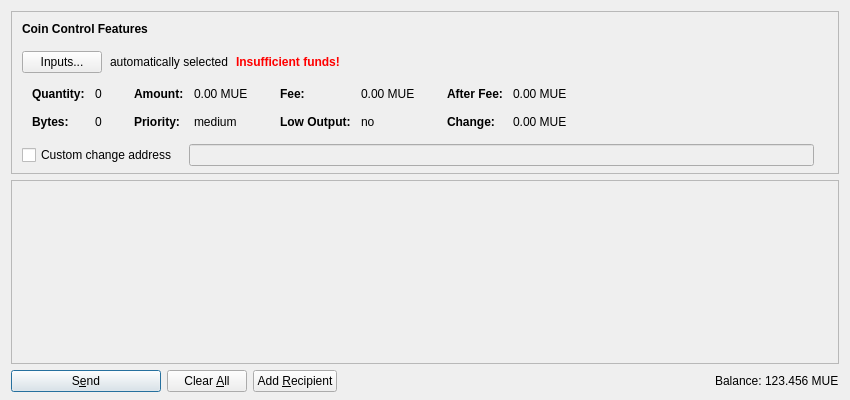
<?xml version="1.0" encoding="UTF-8"?>
<ui version="4.0">
 <class>SendCoinsDialog</class>
 <widget class="QDialog" name="SendCoinsDialog">
  <property name="geometry">
   <rect>
    <x>0</x>
    <y>0</y>
    <width>850</width>
    <height>400</height>
   </rect>
  </property>
  <property name="windowTitle">
   <string>Send Coins</string>
  </property>
  <layout class="QVBoxLayout" name="verticalLayout" stretch="0,1,0">
   <property name="bottomMargin">
    <number>8</number>
   </property>
   <item>
    <widget class="QFrame" name="frameCoinControl">
     <property name="sizePolicy">
      <sizepolicy hsizetype="Expanding" vsizetype="Expanding">
       <horstretch>0</horstretch>
       <verstretch>0</verstretch>
      </sizepolicy>
     </property>
     <property name="maximumSize">
      <size>
       <width>16777215</width>
       <height>16777215</height>
      </size>
     </property>
     <property name="frameShape">
      <enum>QFrame::StyledPanel</enum>
     </property>
     <property name="frameShadow">
      <enum>QFrame::Sunken</enum>
     </property>
     <layout class="QVBoxLayout" name="verticalLayoutCoinControl2">
      <property name="spacing">
       <number>0</number>
      </property>
      <property name="leftMargin">
       <number>0</number>
      </property>
      <property name="topMargin">
       <number>0</number>
      </property>
      <property name="rightMargin">
       <number>0</number>
      </property>
      <property name="bottomMargin">
       <number>6</number>
      </property>
      <item>
       <layout class="QVBoxLayout" name="verticalLayoutCoinControl" stretch="0,0,0,0,1">
        <property name="spacing">
         <number>0</number>
        </property>
        <property name="leftMargin">
         <number>10</number>
        </property>
        <property name="topMargin">
         <number>10</number>
        </property>
        <item>
         <layout class="QHBoxLayout" name="horizontalLayoutCoinControl1">
          <property name="bottomMargin">
           <number>15</number>
          </property>
          <item>
           <widget class="QLabel" name="labelCoinControlFeatures">
            <property name="sizePolicy">
             <sizepolicy hsizetype="Preferred" vsizetype="Maximum">
              <horstretch>0</horstretch>
              <verstretch>0</verstretch>
             </sizepolicy>
            </property>
            <property name="font">
             <font>
              <weight>75</weight>
              <bold>true</bold>
             </font>
            </property>
            <property name="styleSheet">
             <string notr="true">font-weight:bold;</string>
            </property>
            <property name="text">
             <string>Coin Control Features</string>
            </property>
           </widget>
          </item>
         </layout>
        </item>
        <item>
         <layout class="QHBoxLayout" name="horizontalLayoutCoinControl2" stretch="0,0,0,0">
          <property name="spacing">
           <number>8</number>
          </property>
          <property name="bottomMargin">
           <number>10</number>
          </property>
          <item>
           <widget class="QPushButton" name="pushButtonCoinControl">
            <property name="styleSheet">
             <string notr="true"/>
            </property>
            <property name="text">
             <string>Inputs...</string>
            </property>
           </widget>
          </item>
          <item>
           <widget class="QLabel" name="labelCoinControlAutomaticallySelected">
            <property name="text">
             <string>automatically selected</string>
            </property>
            <property name="margin">
             <number>5</number>
            </property>
           </widget>
          </item>
          <item>
           <widget class="QLabel" name="labelCoinControlInsuffFunds">
            <property name="font">
             <font>
              <weight>75</weight>
              <bold>true</bold>
             </font>
            </property>
            <property name="styleSheet">
             <string notr="true">color:red;font-weight:bold;</string>
            </property>
            <property name="text">
             <string>Insufficient funds!</string>
            </property>
            <property name="margin">
             <number>5</number>
            </property>
           </widget>
          </item>
          <item>
           <spacer name="horizontalSpacerCoinControl">
            <property name="orientation">
             <enum>Qt::Horizontal</enum>
            </property>
            <property name="sizeHint" stdset="0">
             <size>
              <width>40</width>
              <height>1</height>
             </size>
            </property>
           </spacer>
          </item>
         </layout>
        </item>
        <item>
         <widget class="QWidget" name="widgetCoinControl" native="true">
          <property name="sizePolicy">
           <sizepolicy hsizetype="Preferred" vsizetype="Preferred">
            <horstretch>0</horstretch>
            <verstretch>0</verstretch>
           </sizepolicy>
          </property>
          <property name="minimumSize">
           <size>
            <width>0</width>
            <height>0</height>
           </size>
          </property>
          <property name="styleSheet">
           <string notr="true"/>
          </property>
          <layout class="QHBoxLayout" name="horizontalLayoutCoinControl5">
           <property name="leftMargin">
            <number>0</number>
           </property>
           <property name="topMargin">
            <number>0</number>
           </property>
           <property name="rightMargin">
            <number>0</number>
           </property>
           <property name="bottomMargin">
            <number>0</number>
           </property>
           <item>
            <layout class="QHBoxLayout" name="horizontalLayoutCoinControl3" stretch="0,0,0,1">
             <property name="spacing">
              <number>20</number>
             </property>
             <property name="topMargin">
              <number>0</number>
             </property>
             <property name="bottomMargin">
              <number>10</number>
             </property>
             <item>
              <layout class="QFormLayout" name="formLayoutCoinControl1">
               <property name="horizontalSpacing">
                <number>10</number>
               </property>
               <property name="verticalSpacing">
                <number>14</number>
               </property>
               <property name="leftMargin">
                <number>10</number>
               </property>
               <property name="topMargin">
                <number>4</number>
               </property>
               <property name="rightMargin">
                <number>6</number>
               </property>
               <item row="0" column="0">
                <widget class="QLabel" name="labelCoinControlQuantityText">
                 <property name="font">
                  <font>
                   <weight>75</weight>
                   <bold>true</bold>
                  </font>
                 </property>
                 <property name="text">
                  <string>Quantity:</string>
                 </property>
                 <property name="margin">
                  <number>0</number>
                 </property>
                </widget>
               </item>
               <item row="0" column="1">
                <widget class="QLabel" name="labelCoinControlQuantity">
                 <property name="cursor">
                  <cursorShape>IBeamCursor</cursorShape>
                 </property>
                 <property name="contextMenuPolicy">
                  <enum>Qt::ActionsContextMenu</enum>
                 </property>
                 <property name="text">
                  <string notr="true">0</string>
                 </property>
                 <property name="margin">
                  <number>0</number>
                 </property>
                 <property name="textInteractionFlags">
                  <set>Qt::LinksAccessibleByMouse|Qt::TextSelectableByKeyboard|Qt::TextSelectableByMouse</set>
                 </property>
                </widget>
               </item>
               <item row="1" column="0">
                <widget class="QLabel" name="labelCoinControlBytesText">
                 <property name="font">
                  <font>
                   <weight>75</weight>
                   <bold>true</bold>
                  </font>
                 </property>
                 <property name="text">
                  <string>Bytes:</string>
                 </property>
                </widget>
               </item>
               <item row="1" column="1">
                <widget class="QLabel" name="labelCoinControlBytes">
                 <property name="cursor">
                  <cursorShape>IBeamCursor</cursorShape>
                 </property>
                 <property name="contextMenuPolicy">
                  <enum>Qt::ActionsContextMenu</enum>
                 </property>
                 <property name="text">
                  <string notr="true">0</string>
                 </property>
                 <property name="textInteractionFlags">
                  <set>Qt::LinksAccessibleByMouse|Qt::TextSelectableByKeyboard|Qt::TextSelectableByMouse</set>
                 </property>
                </widget>
               </item>
              </layout>
             </item>
             <item>
              <layout class="QFormLayout" name="formLayoutCoinControl2">
               <property name="horizontalSpacing">
                <number>10</number>
               </property>
               <property name="verticalSpacing">
                <number>14</number>
               </property>
               <property name="leftMargin">
                <number>6</number>
               </property>
               <property name="topMargin">
                <number>4</number>
               </property>
               <property name="rightMargin">
                <number>6</number>
               </property>
               <item row="0" column="0">
                <widget class="QLabel" name="labelCoinControlAmountText">
                 <property name="font">
                  <font>
                   <weight>75</weight>
                   <bold>true</bold>
                  </font>
                 </property>
                 <property name="text">
                  <string>Amount:</string>
                 </property>
                 <property name="margin">
                  <number>0</number>
                 </property>
                </widget>
               </item>
               <item row="0" column="1">
                <widget class="QLabel" name="labelCoinControlAmount">
                 <property name="cursor">
                  <cursorShape>IBeamCursor</cursorShape>
                 </property>
                 <property name="contextMenuPolicy">
                  <enum>Qt::ActionsContextMenu</enum>
                 </property>
                 <property name="text">
                  <string notr="true">0.00 MUE</string>
                 </property>
                 <property name="textInteractionFlags">
                  <set>Qt::LinksAccessibleByMouse|Qt::TextSelectableByKeyboard|Qt::TextSelectableByMouse</set>
                 </property>
                </widget>
               </item>
               <item row="1" column="0">
                <widget class="QLabel" name="labelCoinControlPriorityText">
                 <property name="font">
                  <font>
                   <weight>75</weight>
                   <bold>true</bold>
                  </font>
                 </property>
                 <property name="text">
                  <string>Priority:</string>
                 </property>
                </widget>
               </item>
               <item row="1" column="1">
                <widget class="QLabel" name="labelCoinControlPriority">
                 <property name="cursor">
                  <cursorShape>IBeamCursor</cursorShape>
                 </property>
                 <property name="contextMenuPolicy">
                  <enum>Qt::ActionsContextMenu</enum>
                 </property>
                 <property name="text">
                  <string notr="true">medium</string>
                 </property>
                 <property name="textInteractionFlags">
                  <set>Qt::LinksAccessibleByMouse|Qt::TextSelectableByKeyboard|Qt::TextSelectableByMouse</set>
                 </property>
                </widget>
               </item>
              </layout>
             </item>
             <item>
              <layout class="QFormLayout" name="formLayoutCoinControl3">
               <property name="horizontalSpacing">
                <number>10</number>
               </property>
               <property name="verticalSpacing">
                <number>14</number>
               </property>
               <property name="leftMargin">
                <number>6</number>
               </property>
               <property name="topMargin">
                <number>4</number>
               </property>
               <property name="rightMargin">
                <number>6</number>
               </property>
               <item row="0" column="0">
                <widget class="QLabel" name="labelCoinControlFeeText">
                 <property name="font">
                  <font>
                   <weight>75</weight>
                   <bold>true</bold>
                  </font>
                 </property>
                 <property name="text">
                  <string>Fee:</string>
                 </property>
                 <property name="margin">
                  <number>0</number>
                 </property>
                </widget>
               </item>
               <item row="0" column="1">
                <widget class="QLabel" name="labelCoinControlFee">
                 <property name="cursor">
                  <cursorShape>IBeamCursor</cursorShape>
                 </property>
                 <property name="contextMenuPolicy">
                  <enum>Qt::ActionsContextMenu</enum>
                 </property>
                 <property name="text">
                  <string notr="true">0.00 MUE</string>
                 </property>
                 <property name="textInteractionFlags">
                  <set>Qt::LinksAccessibleByMouse|Qt::TextSelectableByKeyboard|Qt::TextSelectableByMouse</set>
                 </property>
                </widget>
               </item>
               <item row="1" column="0">
                <widget class="QLabel" name="labelCoinControlLowOutputText">
                 <property name="font">
                  <font>
                   <weight>75</weight>
                   <bold>true</bold>
                  </font>
                 </property>
                 <property name="text">
                  <string>Low Output:</string>
                 </property>
                </widget>
               </item>
               <item row="1" column="1">
                <widget class="QLabel" name="labelCoinControlLowOutput">
                 <property name="cursor">
                  <cursorShape>IBeamCursor</cursorShape>
                 </property>
                 <property name="contextMenuPolicy">
                  <enum>Qt::ActionsContextMenu</enum>
                 </property>
                 <property name="text">
                  <string notr="true">no</string>
                 </property>
                 <property name="textInteractionFlags">
                  <set>Qt::LinksAccessibleByMouse|Qt::TextSelectableByKeyboard|Qt::TextSelectableByMouse</set>
                 </property>
                </widget>
               </item>
              </layout>
             </item>
             <item>
              <layout class="QFormLayout" name="formLayoutCoinControl4">
               <property name="horizontalSpacing">
                <number>10</number>
               </property>
               <property name="verticalSpacing">
                <number>14</number>
               </property>
               <property name="leftMargin">
                <number>6</number>
               </property>
               <property name="topMargin">
                <number>4</number>
               </property>
               <property name="rightMargin">
                <number>6</number>
               </property>
               <item row="0" column="0">
                <widget class="QLabel" name="labelCoinControlAfterFeeText">
                 <property name="font">
                  <font>
                   <weight>75</weight>
                   <bold>true</bold>
                  </font>
                 </property>
                 <property name="text">
                  <string>After Fee:</string>
                 </property>
                 <property name="margin">
                  <number>0</number>
                 </property>
                </widget>
               </item>
               <item row="0" column="1">
                <widget class="QLabel" name="labelCoinControlAfterFee">
                 <property name="cursor">
                  <cursorShape>IBeamCursor</cursorShape>
                 </property>
                 <property name="contextMenuPolicy">
                  <enum>Qt::ActionsContextMenu</enum>
                 </property>
                 <property name="text">
                  <string notr="true">0.00 MUE</string>
                 </property>
                 <property name="textInteractionFlags">
                  <set>Qt::LinksAccessibleByMouse|Qt::TextSelectableByKeyboard|Qt::TextSelectableByMouse</set>
                 </property>
                </widget>
               </item>
               <item row="1" column="0">
                <widget class="QLabel" name="labelCoinControlChangeText">
                 <property name="font">
                  <font>
                   <weight>75</weight>
                   <bold>true</bold>
                  </font>
                 </property>
                 <property name="text">
                  <string>Change:</string>
                 </property>
                </widget>
               </item>
               <item row="1" column="1">
                <widget class="QLabel" name="labelCoinControlChange">
                 <property name="cursor">
                  <cursorShape>IBeamCursor</cursorShape>
                 </property>
                 <property name="contextMenuPolicy">
                  <enum>Qt::ActionsContextMenu</enum>
                 </property>
                 <property name="text">
                  <string notr="true">0.00 MUE</string>
                 </property>
                 <property name="textInteractionFlags">
                  <set>Qt::LinksAccessibleByMouse|Qt::TextSelectableByKeyboard|Qt::TextSelectableByMouse</set>
                 </property>
                </widget>
               </item>
              </layout>
             </item>
            </layout>
           </item>
          </layout>
         </widget>
        </item>
        <item>
         <layout class="QHBoxLayout" name="horizontalLayoutCoinControl4" stretch="0,0,0">
          <property name="spacing">
           <number>12</number>
          </property>
          <property name="sizeConstraint">
           <enum>QLayout::SetDefaultConstraint</enum>
          </property>
          <property name="topMargin">
           <number>5</number>
          </property>
          <property name="rightMargin">
           <number>5</number>
          </property>
          <item>
           <widget class="QCheckBox" name="checkBoxCoinControlChange">
            <property name="toolTip">
             <string>If this is activated, but the change address is empty or invalid, change will be sent to a newly generated address.</string>
            </property>
            <property name="text">
             <string>Custom change address</string>
            </property>
           </widget>
          </item>
          <item>
           <widget class="QValidatedLineEdit" name="lineEditCoinControlChange">
            <property name="enabled">
             <bool>false</bool>
            </property>
            <property name="sizePolicy">
             <sizepolicy hsizetype="Expanding" vsizetype="Fixed">
              <horstretch>0</horstretch>
              <verstretch>0</verstretch>
             </sizepolicy>
            </property>
           </widget>
          </item>
          <item>
           <widget class="QLabel" name="labelCoinControlChangeLabel">
            <property name="sizePolicy">
             <sizepolicy hsizetype="Preferred" vsizetype="Expanding">
              <horstretch>0</horstretch>
              <verstretch>0</verstretch>
             </sizepolicy>
            </property>
            <property name="minimumSize">
             <size>
              <width>0</width>
              <height>0</height>
             </size>
            </property>
            <property name="text">
             <string/>
            </property>
            <property name="margin">
             <number>3</number>
            </property>
           </widget>
          </item>
         </layout>
        </item>
        <item>
         <spacer name="verticalSpacerCoinControl">
          <property name="orientation">
           <enum>Qt::Vertical</enum>
          </property>
          <property name="sizeHint" stdset="0">
           <size>
            <width>800</width>
            <height>1</height>
           </size>
          </property>
         </spacer>
        </item>
       </layout>
      </item>
     </layout>
    </widget>
   </item>
   <item>
    <widget class="QScrollArea" name="scrollArea">
     <property name="widgetResizable">
      <bool>true</bool>
     </property>
     <widget class="QWidget" name="scrollAreaWidgetContents">
      <property name="geometry">
       <rect>
        <x>0</x>
        <y>0</y>
        <width>830</width>
        <height>178</height>
       </rect>
      </property>
      <layout class="QVBoxLayout" name="verticalLayout_2" stretch="0,1">
       <property name="leftMargin">
        <number>0</number>
       </property>
       <property name="topMargin">
        <number>0</number>
       </property>
       <property name="rightMargin">
        <number>0</number>
       </property>
       <property name="bottomMargin">
        <number>0</number>
       </property>
       <item>
        <layout class="QVBoxLayout" name="entries">
         <property name="spacing">
          <number>6</number>
         </property>
        </layout>
       </item>
       <item>
        <spacer name="verticalSpacer">
         <property name="orientation">
          <enum>Qt::Vertical</enum>
         </property>
         <property name="sizeHint" stdset="0">
          <size>
           <width>20</width>
           <height>40</height>
          </size>
         </property>
        </spacer>
       </item>
      </layout>
     </widget>
    </widget>
   </item>
   <item>
    <layout class="QHBoxLayout" name="horizontalLayout">
     <item>
      <widget class="QPushButton" name="sendButton">
       <property name="minimumSize">
        <size>
         <width>150</width>
         <height>0</height>
        </size>
       </property>
       <property name="toolTip">
        <string>Confirm the send action</string>
       </property>
       <property name="text">
        <string>S&amp;end</string>
       </property>
       <property name="icon">
        <iconset resource="../monetaryunit.qrc">
         <normaloff>:/icons/send</normaloff>:/icons/send</iconset>
       </property>
       <property name="default">
        <bool>true</bool>
       </property>
      </widget>
     </item>
     <item>
      <widget class="QPushButton" name="clearButton">
       <property name="sizePolicy">
        <sizepolicy hsizetype="Minimum" vsizetype="Fixed">
         <horstretch>0</horstretch>
         <verstretch>0</verstretch>
        </sizepolicy>
       </property>
       <property name="toolTip">
        <string>Clear all fields of the form.</string>
       </property>
       <property name="text">
        <string>Clear &amp;All</string>
       </property>
       <property name="icon">
        <iconset resource="../monetaryunit.qrc">
         <normaloff>:/icons/remove</normaloff>:/icons/remove</iconset>
       </property>
       <property name="autoRepeatDelay">
        <number>300</number>
       </property>
       <property name="autoDefault">
        <bool>false</bool>
       </property>
      </widget>
     </item>
     <item>
      <widget class="QPushButton" name="addButton">
       <property name="toolTip">
        <string>Send to multiple recipients at once</string>
       </property>
       <property name="text">
        <string>Add &amp;Recipient</string>
       </property>
       <property name="icon">
        <iconset resource="../monetaryunit.qrc">
         <normaloff>:/icons/add</normaloff>:/icons/add</iconset>
       </property>
       <property name="autoDefault">
        <bool>false</bool>
       </property>
      </widget>
     </item>
     <item>
      <spacer name="horizontalSpacer">
       <property name="orientation">
        <enum>Qt::Horizontal</enum>
       </property>
       <property name="sizeHint" stdset="0">
        <size>
         <width>40</width>
         <height>20</height>
        </size>
       </property>
      </spacer>
     </item>
     <item>
      <layout class="QHBoxLayout" name="horizontalLayout_2">
       <property name="spacing">
        <number>3</number>
       </property>
       <item>
        <widget class="QLabel" name="label">
         <property name="sizePolicy">
          <sizepolicy hsizetype="Preferred" vsizetype="Fixed">
           <horstretch>0</horstretch>
           <verstretch>0</verstretch>
          </sizepolicy>
         </property>
         <property name="text">
          <string>Balance:</string>
         </property>
        </widget>
       </item>
       <item>
        <widget class="QLabel" name="labelBalance">
         <property name="sizePolicy">
          <sizepolicy hsizetype="Preferred" vsizetype="Fixed">
           <horstretch>0</horstretch>
           <verstretch>0</verstretch>
          </sizepolicy>
         </property>
         <property name="cursor">
          <cursorShape>IBeamCursor</cursorShape>
         </property>
         <property name="text">
          <string notr="true">123.456 MUE</string>
         </property>
         <property name="textInteractionFlags">
          <set>Qt::LinksAccessibleByMouse|Qt::TextSelectableByKeyboard|Qt::TextSelectableByMouse</set>
         </property>
        </widget>
       </item>
      </layout>
     </item>
    </layout>
   </item>
  </layout>
 </widget>
 <customwidgets>
  <customwidget>
   <class>QValidatedLineEdit</class>
   <extends>QLineEdit</extends>
   <header>qvalidatedlineedit.h</header>
  </customwidget>
 </customwidgets>
 <resources>
  <include location="../monetaryunit.qrc"/>
 </resources>
 <connections/>
</ui>
